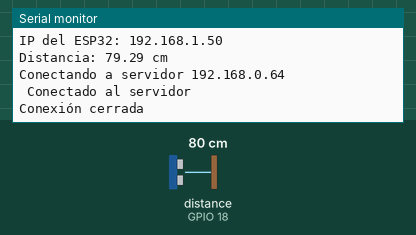
Recording of a sketch running on a simulated ESP32. Shown: the last lines printed to the serial monitor. Wiring (inferred from the names in the program): ultrasonic range finder: trigger GPIO 5; echo GPIO 18. Inputs (shaded band) come from the test bench; at power-on: distance to the obstacle (sensor on GPIO 18) 80 cm. The echo pulse lasts 58.3 µs per cm; WiFi joins after 1.5 s; servers stay silent unless stated.

Above: at 3.2 s.
3.3 s: distance to the obstacle (sensor on GPIO 18) set to 2 cm
At 4.16 s:
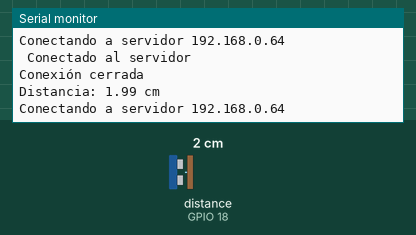
6.0 s: distance to the obstacle (sensor on GPIO 18) set to 4 cm
At 6.16 s:
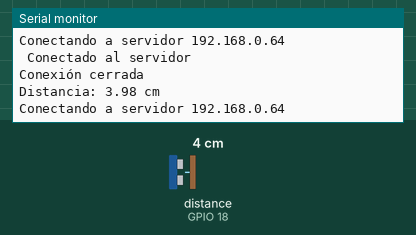
Timing chart, 0 to 9.0 s (numbered marks = the images above; inputs shaded):
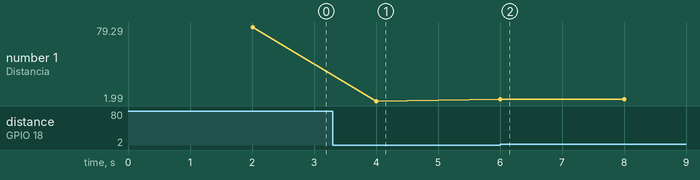

Measured:
- after the input at 3.3 s, the serial monitor: prints a new line after 0.71 s (image 1)
- after the input at 6.0 s, the serial monitor: prints a new line at once (image 2)
- plotted number 1: 79.29 → 1.99 after the input at 3.3 s, 1.99 → 3.98 after the input at 6.0 s

The sketch:

Sensor.ino
```cpp
#include "UltrasonicSensor.h"
#include "WiFiManager.h"
#include "ServerClient.h"
#include "SensorApp.h"

// Configuraciones
const char* WIFI_SSID = "Guizada Aliaga";
const char* WIFI_PASSWORD = "GA.150825m.a";
const char* SERVER_IP = "192.168.0.64";
const int SERVER_PORT = 8888;

// Pines sensor ultrasónico
const byte TRIGGER_PIN = 5;  // GPIO5 (TRIG)
const byte ECHO_PIN = 18;    // GPIO18 (ECHO)

// Intervalo de medición (milisegundos)
const unsigned long MEASUREMENT_INTERVAL = 2000;

// Instancias de objetos
UltrasonicSensor sensor(TRIGGER_PIN, ECHO_PIN);
WiFiManager wifiManager(WIFI_SSID, WIFI_PASSWORD);
ServerClient serverClient(SERVER_IP, SERVER_PORT);
SensorApp app(sensor, wifiManager, serverClient, MEASUREMENT_INTERVAL);

void setup() {
    app.setup();
}

void loop() {
    app.loop();
}
```

SensorApp.cpp
```cpp
#include "SensorApp.h"

SensorApp::SensorApp(UltrasonicSensor& sensor, WiFiManager& wifiManager, ServerClient& serverClient,
                     unsigned long interval)
    : sensor(sensor), wifiManager(wifiManager), serverClient(serverClient),
      measurementInterval(interval) {

    lastMeasurementTime = 0;
}

void SensorApp::setup() {
    Serial.begin(115200);
    sensor.init();

    // Intentar conectar a WiFi
    if (!wifiManager.connect()) {
        Serial.println("No se pudo conectar a WiFi. Reiniciando...");
        ESP.restart();
    }

    delay(500);
}

void SensorApp::loop() {
    unsigned long currentTime = millis();

    // Verificar conexión WiFi
    if (!wifiManager.isConnected()) {
        Serial.println("Conexión WiFi perdida. Reintentando...");
        wifiManager.connect();
        return;
    }

    // Realizar medición cada intervalo
    if (currentTime - lastMeasurementTime >= measurementInterval) {
        lastMeasurementTime = currentTime;

        // Medir distancia
        float distance = sensor.getDistance();
        Serial.print("Distancia: ");
        Serial.print(distance);
        Serial.println(" cm");

        // Enviar datos al servidor
        if (serverClient.connect()) {
            if (serverClient.sendData(distance)) {
                // Leer respuesta (opcional)
                serverClient.readResponse();
            }

            // Cerrar conexión
            serverClient.disconnect();
        } else {
            Serial.println("Reintentando en el próximo ciclo...");
        }
    }
}
```

SensorApp.h
```cpp
#ifndef SENSOR_APP_H
#define SENSOR_APP_H

#include "UltrasonicSensor.h"
#include "WiFiManager.h"
#include "ServerClient.h"

class SensorApp {
private:
    UltrasonicSensor& sensor;
    WiFiManager& wifiManager;
    ServerClient& serverClient;

    unsigned long lastMeasurementTime;
    const unsigned long measurementInterval;

public:
    SensorApp(UltrasonicSensor& sensor, WiFiManager& wifiManager, ServerClient& serverClient,
              unsigned long interval = 2000);
    void setup();
    void loop();
};

#endif // SENSOR_APP_H
```

ServerClient.cpp
```cpp
#include "ServerClient.h"

ServerClient::ServerClient(const char* ip, int port) {
    serverIP = ip;
    serverPort = port;
}

bool ServerClient::connect() {
    Serial.print("Conectando a servidor ");
    Serial.println(serverIP);

    if (client.connect(serverIP, serverPort)) {
        Serial.println(" Conectado al servidor");
        return true;
    } else {
        Serial.println("Falló la conexión al servidor");
        return false;
    }
}

bool ServerClient::sendData(float distance) {
    if (!client.connected()) {
        return false;
    }

    // Enviar la distancia como texto seguido de un salto de línea
    client.println(distance);
    return true;
}

String ServerClient::readResponse() {
    String response = "";

    if (client.connected() && client.available()) {
        response = client.readStringUntil('\n');
        Serial.print("Respuesta del servidor: ");
        Serial.println(response);
    }

    return response;
}

void ServerClient::disconnect() {
    if (client.connected()) {
        client.stop();
        Serial.println("Conexión cerrada");
    }
}
```

ServerClient.h
```cpp
#ifndef SERVER_CLIENT_H
#define SERVER_CLIENT_H

#include <Arduino.h>
#include <WiFiClient.h>

class ServerClient {
private:
    const char* serverIP;
    int serverPort;
    WiFiClient client;

public:
    ServerClient(const char* ip, int port);
    bool connect();
    bool sendData(float distance);
    String readResponse();
    void disconnect();
};

#endif // SERVER_CLIENT_H
```

UltrasonicSensor.cpp
```cpp
#include "UltrasonicSensor.h"

UltrasonicSensor::UltrasonicSensor(byte trig, byte echo) {
    triggerPin = trig;
    echoPin = echo;
}

void UltrasonicSensor::init() {
    pinMode(triggerPin, OUTPUT);
    pinMode(echoPin, INPUT);
}

float UltrasonicSensor::getDistance() {
    digitalWrite(triggerPin, LOW);
    delayMicroseconds(2);
    digitalWrite(triggerPin, HIGH);
    delayMicroseconds(10);
    digitalWrite(triggerPin, LOW);

    unsigned long duration = pulseIn(echoPin, HIGH);
    return duration * 0.034 / 2;
}
```

UltrasonicSensor.h
```cpp
#ifndef ULTRASONIC_SENSOR_H
#define ULTRASONIC_SENSOR_H

#include <Arduino.h>

class UltrasonicSensor {
private:
    byte triggerPin;
    byte echoPin;

public:
    UltrasonicSensor(byte trig, byte echo);
    void init();
    float getDistance();
};

#endif // ULTRASONIC_SENSOR_H
```

WiFiManager.cpp
```cpp
#include "WiFiManager.h"

WiFiManager::WiFiManager(const char* ssid, const char* password) {
    this->ssid = ssid;
    this->password = password;
}

bool WiFiManager::connect() {
    wifiMulti.addAP(ssid, password);

    Serial.print("Conectando a WiFi");
    int attempts = 0;

    while (wifiMulti.run() != WL_CONNECTED && attempts < 20) {
        Serial.print(".");
        delay(500);
        attempts++;
    }

    if (isConnected()) {
        Serial.println("\n WiFi conectado");
        Serial.print("IP del ESP32: ");
        Serial.println(getLocalIP());
        return true;
    } else {
        Serial.println("\n Falló la conexión WiFi");
        return false;
    }
}

bool WiFiManager::isConnected() {
    return wifiMulti.run() == WL_CONNECTED;
}

String WiFiManager::getLocalIP() {
    return WiFi.localIP().toString();
}
```

WiFiManager.h
```cpp
#ifndef WIFI_MANAGER_H
#define WIFI_MANAGER_H

#include <Arduino.h>
#include <WiFi.h>
#include <WiFiMulti.h>

class WiFiManager {
private:
    WiFiMulti wifiMulti;
    const char* ssid;
    const char* password;

public:
    WiFiManager(const char* ssid, const char* password);
    bool connect();
    bool isConnected();
    String getLocalIP();
};

#endif // WIFI_MANAGER_H
```
